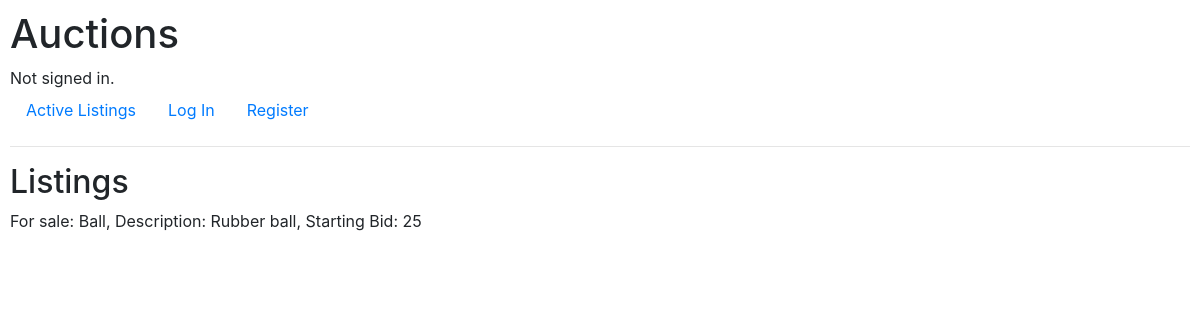
Screenshot of /3/ with the database file from the repository.
### auctions/models.py (models this page shows, shortened)
class Listing(models.Model):
    title = models.CharField(max_length=64)
    description = models.CharField(max_length=64)
    starting_bid = models.IntegerField(validators=[MinValueValidator(0)])
    image = models.URLField(blank=True)
    category = models.CharField(max_length=64, blank=True)
    active = models.BooleanField(default=True)
    owner = models.ForeignKey(User, on_delete=models.CASCADE, related_name="sellers")
    winner = models.ForeignKey(User, on_delete=models.CASCADE, related_name="bids_won", null=True, blank=True)

### auctions/views.py (the view)
# urls.py: path("<int:listing_id>/", views.listing, name="listing"),
def listing(request, listing_id):
    listing = get_object_or_404(Listing, pk=listing_id)
    watchlisted = listing.watchlisted.filter(user=request.user.id).exists()
    return render(request, "auctions/listing.html", {
        "listing" : listing,
        "watchlisted" : watchlisted
    })

### auctions/templates/auctions/listing.html (shortened to what this page needs)
{% extends "auctions/layout.html" %}
{% block body %}
    <h2>Listings</h2>
        For sale: {{ listing.title }}, Description: {{ listing.description }}, Starting Bid: {{ listing.starting_bid }}
{% endblock %}

### auctions/static/auctions/styles.css (style rules this page uses)
body { padding: 10px; }

### rows the page displays
Listing: title "Ball", description "Rubber ball", starting_bid "25"
